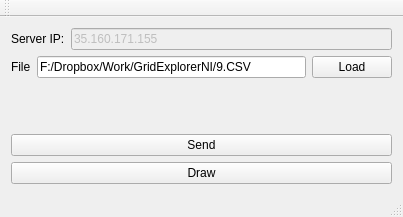
<?xml version="1.0" encoding="UTF-8"?>
<ui version="4.0">
 <class>MainWindow</class>
 <widget class="QMainWindow" name="MainWindow">
  <property name="geometry">
   <rect>
    <x>0</x>
    <y>0</y>
    <width>403</width>
    <height>217</height>
   </rect>
  </property>
  <property name="windowTitle">
   <string>GridExplorer NI</string>
  </property>
  <widget class="QWidget" name="centralWidget">
   <layout class="QVBoxLayout" name="verticalLayout_2">
    <item>
     <layout class="QVBoxLayout" name="verticalLayout">
      <item>
       <layout class="QHBoxLayout" name="horizontalLayout">
        <item>
         <widget class="QLabel" name="label">
          <property name="text">
           <string>Server IP:</string>
          </property>
         </widget>
        </item>
        <item>
         <widget class="QLineEdit" name="lineEditServerIp">
          <property name="enabled">
           <bool>false</bool>
          </property>
          <property name="text">
           <string>35.160.171.155</string>
          </property>
          <property name="readOnly">
           <bool>false</bool>
          </property>
         </widget>
        </item>
       </layout>
      </item>
      <item>
       <layout class="QHBoxLayout" name="horizontalLayout_2">
        <item>
         <widget class="QLabel" name="label_2">
          <property name="text">
           <string>File</string>
          </property>
         </widget>
        </item>
        <item>
         <widget class="QLineEdit" name="lineEditFilePath">
          <property name="text">
           <string>F:/Dropbox/Work/GridExplorerNI/9.CSV</string>
          </property>
         </widget>
        </item>
        <item>
         <widget class="QPushButton" name="pushButtonLoad">
          <property name="text">
           <string>Load</string>
          </property>
         </widget>
        </item>
       </layout>
      </item>
     </layout>
    </item>
    <item>
     <spacer name="verticalSpacer">
      <property name="orientation">
       <enum>Qt::Vertical</enum>
      </property>
      <property name="sizeHint" stdset="0">
       <size>
        <width>20</width>
        <height>40</height>
       </size>
      </property>
     </spacer>
    </item>
    <item>
     <widget class="QPushButton" name="pushButtonSend">
      <property name="text">
       <string>Send</string>
      </property>
     </widget>
    </item>
    <item>
     <widget class="QPushButton" name="pushButtonDraw">
      <property name="text">
       <string>Draw</string>
      </property>
     </widget>
    </item>
   </layout>
  </widget>
  <widget class="QMenuBar" name="menuBar">
   <property name="geometry">
    <rect>
     <x>0</x>
     <y>0</y>
     <width>403</width>
     <height>21</height>
    </rect>
   </property>
  </widget>
  <widget class="QToolBar" name="mainToolBar">
   <attribute name="toolBarArea">
    <enum>TopToolBarArea</enum>
   </attribute>
   <attribute name="toolBarBreak">
    <bool>false</bool>
   </attribute>
  </widget>
  <widget class="QStatusBar" name="statusBar"/>
 </widget>
 <layoutdefault spacing="6" margin="11"/>
 <resources/>
 <connections/>
</ui>
